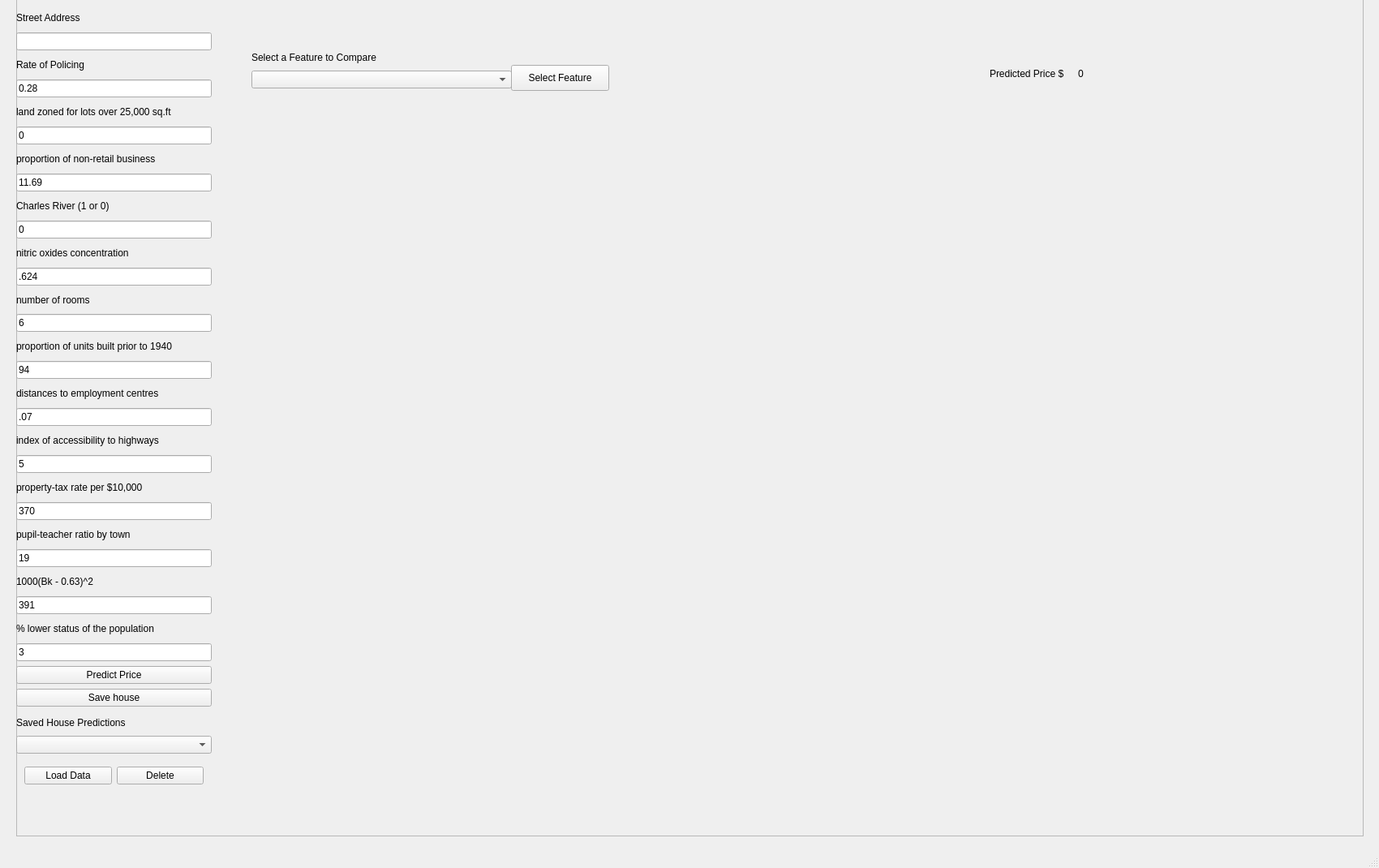
<?xml version="1.0" encoding="UTF-8"?>
<ui version="4.0">
 <class>MainWindow</class>
 <widget class="QMainWindow" name="MainWindow">
  <property name="geometry">
   <rect>
    <x>0</x>
    <y>0</y>
    <width>1700</width>
    <height>1070</height>
   </rect>
  </property>
  <property name="windowTitle">
   <string>MainWindow</string>
  </property>
  <widget class="QWidget" name="centralwidget">
   <widget class="QFrame" name="frame">
    <property name="geometry">
     <rect>
      <x>20</x>
      <y>-30</y>
      <width>1661</width>
      <height>1061</height>
     </rect>
    </property>
    <property name="frameShape">
     <enum>QFrame::StyledPanel</enum>
    </property>
    <property name="frameShadow">
     <enum>QFrame::Raised</enum>
    </property>
    <widget class="QWidget" name="verticalLayoutWidget_2">
     <property name="geometry">
      <rect>
       <x>0</x>
       <y>40</y>
       <width>241</width>
       <height>861</height>
      </rect>
     </property>
     <layout class="QVBoxLayout" name="verticalLayout_2">
      <item>
       <widget class="QLabel" name="l0">
        <property name="text">
         <string>Street Address</string>
        </property>
       </widget>
      </item>
      <item>
       <widget class="QLineEdit" name="i0_2">
        <property name="font">
         <font>
          <weight>50</weight>
          <bold>false</bold>
         </font>
        </property>
        <property name="text">
         <string/>
        </property>
        <property name="maxLength">
         <number>12</number>
        </property>
       </widget>
      </item>
      <item>
       <widget class="QLabel" name="l1">
        <property name="text">
         <string>Rate of Policing</string>
        </property>
       </widget>
      </item>
      <item>
       <widget class="QLineEdit" name="i1">
        <property name="text">
         <string>0.28</string>
        </property>
       </widget>
      </item>
      <item>
       <widget class="QLabel" name="l2">
        <property name="text">
         <string>land zoned for lots over 25,000 sq.ft</string>
        </property>
       </widget>
      </item>
      <item>
       <widget class="QLineEdit" name="i2">
        <property name="text">
         <string>0</string>
        </property>
       </widget>
      </item>
      <item>
       <widget class="QLabel" name="l3">
        <property name="text">
         <string>proportion of non-retail business</string>
        </property>
       </widget>
      </item>
      <item>
       <widget class="QLineEdit" name="i3">
        <property name="text">
         <string>11.69</string>
        </property>
       </widget>
      </item>
      <item>
       <widget class="QLabel" name="l4">
        <property name="text">
         <string>Charles River (1 or 0)</string>
        </property>
       </widget>
      </item>
      <item>
       <widget class="QLineEdit" name="i4">
        <property name="text">
         <string>0</string>
        </property>
       </widget>
      </item>
      <item>
       <widget class="QLabel" name="l5">
        <property name="text">
         <string>nitric oxides concentration</string>
        </property>
       </widget>
      </item>
      <item>
       <widget class="QLineEdit" name="i5">
        <property name="text">
         <string>.624</string>
        </property>
       </widget>
      </item>
      <item>
       <widget class="QLabel" name="l6">
        <property name="text">
         <string>number of rooms</string>
        </property>
       </widget>
      </item>
      <item>
       <widget class="QLineEdit" name="i6">
        <property name="text">
         <string>6</string>
        </property>
       </widget>
      </item>
      <item>
       <widget class="QLabel" name="l7">
        <property name="text">
         <string>proportion of units built prior to 1940</string>
        </property>
       </widget>
      </item>
      <item>
       <widget class="QLineEdit" name="i7">
        <property name="text">
         <string>94</string>
        </property>
       </widget>
      </item>
      <item>
       <widget class="QLabel" name="l8">
        <property name="text">
         <string>distances to employment centres</string>
        </property>
       </widget>
      </item>
      <item>
       <widget class="QLineEdit" name="i8">
        <property name="text">
         <string>.07</string>
        </property>
       </widget>
      </item>
      <item>
       <widget class="QLabel" name="l9">
        <property name="text">
         <string>index of accessibility to highways</string>
        </property>
       </widget>
      </item>
      <item>
       <widget class="QLineEdit" name="i9">
        <property name="text">
         <string>5</string>
        </property>
       </widget>
      </item>
      <item>
       <widget class="QLabel" name="l10">
        <property name="text">
         <string>property-tax rate per $10,000</string>
        </property>
       </widget>
      </item>
      <item>
       <widget class="QLineEdit" name="i10">
        <property name="text">
         <string>370</string>
        </property>
       </widget>
      </item>
      <item>
       <widget class="QLabel" name="l11">
        <property name="text">
         <string>pupil-teacher ratio by town</string>
        </property>
       </widget>
      </item>
      <item>
       <widget class="QLineEdit" name="i11">
        <property name="text">
         <string>19</string>
        </property>
       </widget>
      </item>
      <item>
       <widget class="QLabel" name="l12">
        <property name="text">
         <string>1000(Bk - 0.63)^2</string>
        </property>
       </widget>
      </item>
      <item>
       <widget class="QLineEdit" name="i12">
        <property name="text">
         <string>391</string>
        </property>
       </widget>
      </item>
      <item>
       <widget class="QLabel" name="l13">
        <property name="text">
         <string>% lower status of the population</string>
        </property>
       </widget>
      </item>
      <item>
       <widget class="QLineEdit" name="i13">
        <property name="text">
         <string>3</string>
        </property>
       </widget>
      </item>
      <item>
       <widget class="QPushButton" name="predict">
        <property name="text">
         <string>Predict Price</string>
        </property>
       </widget>
      </item>
      <item>
       <widget class="QPushButton" name="save">
        <property name="text">
         <string>Save house</string>
        </property>
       </widget>
      </item>
     </layout>
    </widget>
    <widget class="QWidget" name="horizontalLayoutWidget_2">
     <property name="geometry">
      <rect>
       <x>290</x>
       <y>150</y>
       <width>1321</width>
       <height>441</height>
      </rect>
     </property>
     <layout class="QHBoxLayout" name="horizontalLayout_4">
      <item>
       <widget class="MplWidget" name="widget" native="true"/>
      </item>
      <item>
       <widget class="MplWidget" name="widget_2" native="true"/>
      </item>
     </layout>
    </widget>
    <widget class="QWidget" name="verticalLayoutWidget">
     <property name="geometry">
      <rect>
       <x>0</x>
       <y>910</y>
       <width>241</width>
       <height>49</height>
      </rect>
     </property>
     <layout class="QVBoxLayout" name="verticalLayout">
      <item>
       <widget class="QLabel" name="label_3">
        <property name="text">
         <string>Saved House Predictions</string>
        </property>
       </widget>
      </item>
      <item>
       <widget class="QComboBox" name="savedHouses"/>
      </item>
     </layout>
    </widget>
    <widget class="QWidget" name="horizontalLayoutWidget_4">
     <property name="geometry">
      <rect>
       <x>10</x>
       <y>970</y>
       <width>221</width>
       <height>32</height>
      </rect>
     </property>
     <layout class="QHBoxLayout" name="horizontalLayout_6">
      <item>
       <widget class="QPushButton" name="load">
        <property name="text">
         <string>Load Data</string>
        </property>
       </widget>
      </item>
      <item>
       <widget class="QPushButton" name="dele">
        <property name="text">
         <string>Delete</string>
        </property>
       </widget>
      </item>
     </layout>
    </widget>
    <widget class="QWidget" name="horizontalLayoutWidget_3">
     <property name="geometry">
      <rect>
       <x>1200</x>
       <y>100</y>
       <width>211</width>
       <height>41</height>
      </rect>
     </property>
     <layout class="QHBoxLayout" name="horizontalLayout_5">
      <item>
       <widget class="QLabel" name="label">
        <property name="text">
         <string>Predicted Price $</string>
        </property>
       </widget>
      </item>
      <item>
       <widget class="QLabel" name="prediction">
        <property name="text">
         <string>0</string>
        </property>
       </widget>
      </item>
     </layout>
    </widget>
    <widget class="MplWidget" name="widget_3" native="true">
     <property name="geometry">
      <rect>
       <x>290</x>
       <y>600</y>
       <width>1321</width>
       <height>421</height>
      </rect>
     </property>
    </widget>
    <widget class="QWidget" name="verticalLayoutWidget_3">
     <property name="geometry">
      <rect>
       <x>290</x>
       <y>90</y>
       <width>321</width>
       <height>49</height>
      </rect>
     </property>
     <layout class="QVBoxLayout" name="verticalLayout_3">
      <item>
       <widget class="QLabel" name="label_4">
        <property name="text">
         <string>Select a Feature to Compare</string>
        </property>
       </widget>
      </item>
      <item>
       <widget class="QComboBox" name="selectFeature"/>
      </item>
     </layout>
    </widget>
    <widget class="QPushButton" name="selectFeatureButton">
     <property name="geometry">
      <rect>
       <x>610</x>
       <y>110</y>
       <width>121</width>
       <height>32</height>
      </rect>
     </property>
     <property name="text">
      <string>Select Feature</string>
     </property>
    </widget>
   </widget>
  </widget>
  <widget class="QStatusBar" name="statusBar"/>
 </widget>
 <customwidgets>
  <customwidget>
   <class>MplWidget</class>
   <extends>QWidget</extends>
   <header>mplwidget</header>
   <container>1</container>
  </customwidget>
 </customwidgets>
 <resources/>
 <connections/>
</ui>
